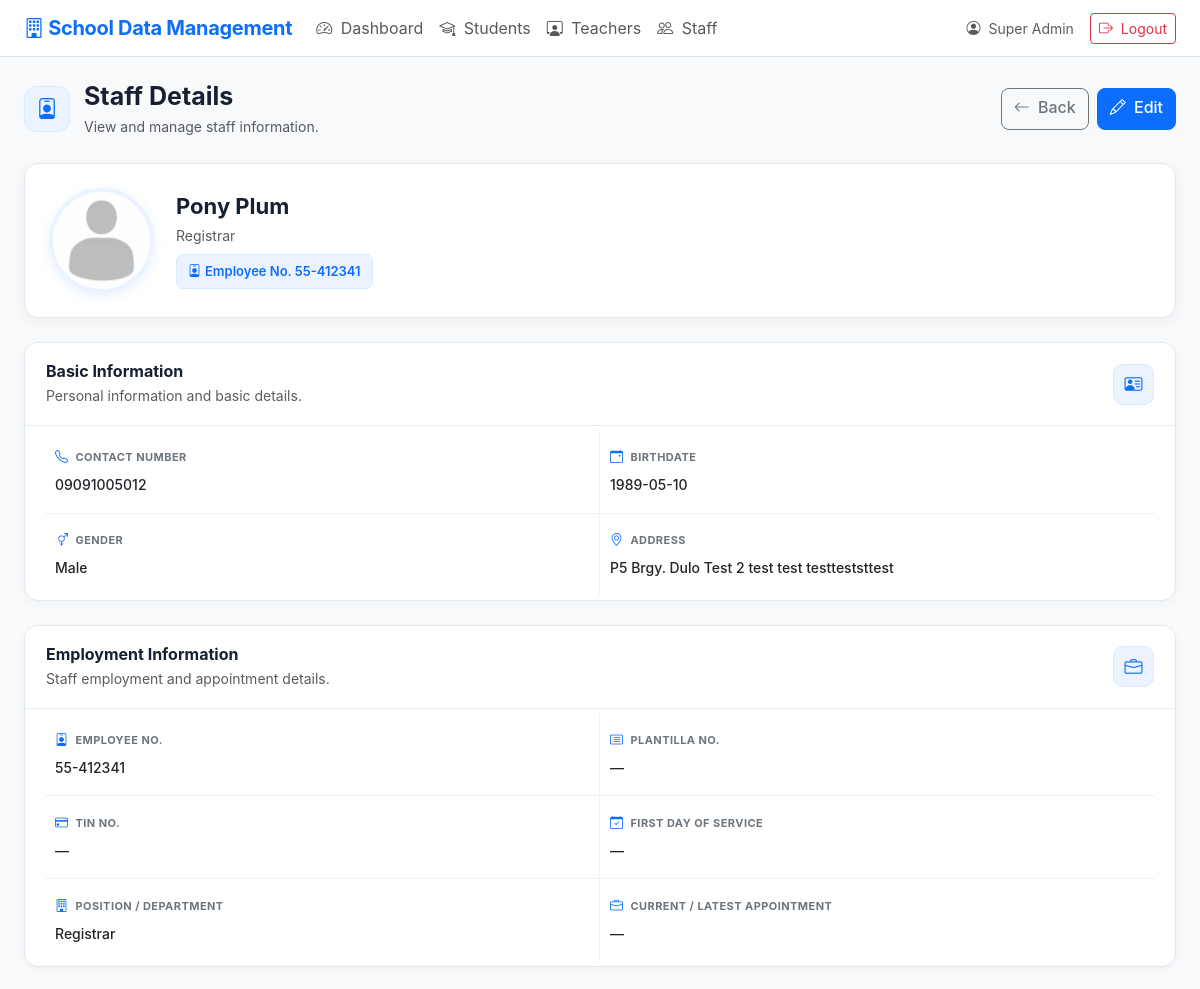
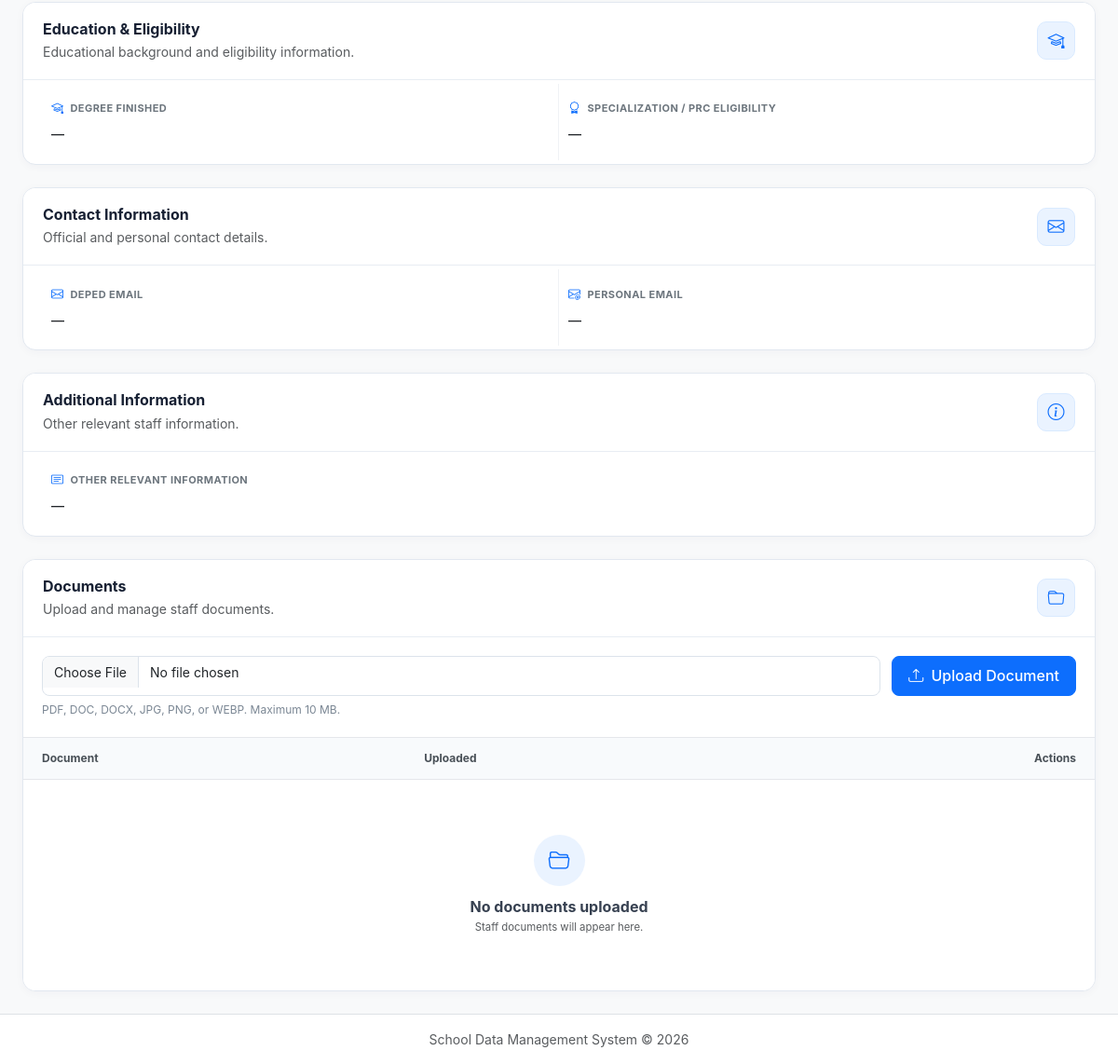
The app's page /staff_view.php?id=1 (signed in) with its own data (2 pictures, top to bottom).
### tables this page shows
CREATE TABLE `staff` (
  `id` int(10) UNSIGNED NOT NULL,
  `user_id` int(10) UNSIGNED DEFAULT NULL,
  `created_by` int(10) UNSIGNED DEFAULT NULL,
  `updated_by` int(10) UNSIGNED DEFAULT NULL,
  `employee_id` varchar(50) NOT NULL,
  `photo` varchar(255) DEFAULT NULL,
  `full_name` varchar(150) NOT NULL,
  `date_of_birth` date DEFAULT NULL,
  `gender` varchar(30) DEFAULT NULL,
  `address` text DEFAULT NULL,
  `contact_number` varchar(50) DEFAULT NULL,
  `email` varchar(150) DEFAULT NULL,
  `position_department` varchar(150) DEFAULT NULL,
  `other_info` text DEFAULT NULL,
  `created_at` timestamp NOT NULL DEFAULT current_timestamp(),
  `updated_at` timestamp NOT NULL DEFAULT current_timestamp() ON UPDATE current_timestamp(),
  `plantilla_no` varchar(50) DEFAULT NULL,
  `first_day_of_service` date DEFAULT NULL,
  `current_latest_appointment` date DEFAULT NULL,
  `deped_email` varchar(150) DEFAULT NULL,
  `personal_email` varchar(150) DEFAULT NULL,
  `degree_finished` varchar(255) DEFAULT NULL,
  `specialization_prc_eligibility` varchar(255) DEFAULT NULL,
  `tin_no` varchar(30) DEFAULT NULL,
  `birthdate` date DEFAULT NULL,
  `specialization` varchar(255) DEFAULT NULL,
  `prc_eligibility` varchar(255) DEFAULT NULL
);

### config.php (called while the page is built, shortened)
<?php
function e($value)
{
    return htmlspecialchars(
        (string) $value,
        ENT_QUOTES,
        'UTF-8'
    );
}
?>

### staff_view.php (the view, shortened to what this page needs)
<?php
require_once __DIR__ . '/config.php';
$id = (int) ($_GET['id'] ?? 0);
$stmt = $pdo->prepare("
    SELECT *
    FROM staff
    WHERE id = ?
");
$stmt->execute([$id]);
$staff = $stmt->fetch();
$stmt = $pdo->prepare("
    SELECT *
    FROM documents
    WHERE owner_type = ?
    AND owner_id = ?
    ORDER BY uploaded_at DESC
");
$stmt->execute([
    'staff',
    $id
]);
$documents = $stmt->fetchAll();
include __DIR__ . '/header.php';
?>
<link rel="stylesheet" href="assets/staff_view.css">
<div class="staff-view-header">
    <div class="staff-header-left">
        <div class="staff-page-icon">
            <i class="bi bi-person-badge"></i>
        </div>
        <div>
            <h2 class="fw-bold mb-1">Staff Details</h2>
            <p class="text-muted mb-0">
                View and manage staff information.
            </p>
        </div>
    </div>
    <div class="staff-header-actions">
        <a
            href="staff.php"
            class="btn btn-outline-secondary"
        >
            <i class="bi bi-arrow-left me-1"></i>
            Back
        </a>
        <a
            href="staff_form.php?id=<?= (int) $id ?>"
            class="btn btn-primary"
        >
            <i class="bi bi-pencil me-1"></i>
            Edit
        </a>
    </div>
</div>
<div class="staff-profile-card">
    <div class="staff-profile-photo">
        <?php if (!empty($staff['photo'])): ?>
            <img
                src="<?= e($staff['photo']) ?>"
                alt="<?= e($staff['full_name'] ?? 'Staff') ?>"
            >
        <?php else: ?>
            <div class="staff-photo-placeholder">
                <i class="bi bi-person"></i>
            </div>
        <?php endif; ?>
    </div>
    <div class="staff-profile-info">
        <h3 class="fw-bold mb-1">
            <?= e($staff['full_name'] ?? 'Staff Member') ?>
        </h3>
        <p class="text-muted mb-2">
            <?= !empty($staff['position_department'])
                ? e($staff['position_department'])
                : 'Staff' ?>
        </p>
        <span class="staff-id-badge">
            <i class="bi bi-person-badge me-1"></i>
            Employee No.
            <?= !empty($staff['employee_id'])
                ? e($staff['employee_id'])
                : '—' ?>
        </span>
    </div>
</div>
<div class="staff-info-card mt-4">
    <div class="staff-card-header">
        <div>
            <h5 class="fw-bold mb-1">
                Basic Information
            </h5>
            <p class="text-muted small mb-0">
                Personal information and basic details.
            </p>
        </div>
        <div class="staff-card-icon">
            <i class="bi bi-person-vcard"></i>
        </div>
    </div>
    <div class="staff-info-grid">
        <div class="staff-info-item">
            <div class="staff-info-label">
                <i class="bi bi-telephone"></i>
                Contact Number
            </div>
            <div class="staff-info-value">
                <?= !empty($staff['contact_number'])
                    ? e($staff['contact_number'])
                    : '—' ?>
            </div>
        </div>
        <div class="staff-info-item">
            <div class="staff-info-label">
                <i class="bi bi-calendar-event"></i>
                Birthdate
            </div>
            <div class="staff-info-value">
                <?= !empty($staff['date_of_birth'])
                    ? e($staff['date_of_birth'])
                    : '—' ?>
            </div>
        </div>
        <div class="staff-info-item">
            <div class="staff-info-label">
                <i class="bi bi-gender-ambiguous"></i>
                Gender
            </div>
            <div class="staff-info-value">
                <?= !empty($staff['gender'])
                    ? e($staff['gender'])
                    : '—' ?>
            </div>
        </div>
        <div class="staff-info-item">
            <div class="staff-info-label">
                <i class="bi bi-geo-alt"></i>
                Address
            </div>
            <div class="staff-info-value">
                <?= !empty($staff['address'])
                    ? nl2br(e($staff['address']))
                    : '—' ?>
            </div>
        </div>
    </div>
</div>
<div class="staff-info-card mt-4">
    <div class="staff-card-header">
        <div>
            <h5 class="fw-bold mb-1">
                Employment Information
            </h5>
            <p class="text-muted small mb-0">
                Staff employment and appointment details.
            </p>
        </div>
        <div class="staff-card-icon">
            <i class="bi bi-briefcase"></i>
        </div>
    </div>
    <div class="staff-info-grid">
        <div class="staff-info-item">
            <div class="staff-info-label">
                <i class="bi bi-person-badge"></i>
                Employee No.
            </div>
            <div class="staff-info-value">
                <?= !empty($staff['employee_id'])
                    ? e($staff['employee_id'])
                    : '—' ?>
            </div>
        </div>
        <div class="staff-info-item">
            <div class="staff-info-label">
                <i class="bi bi-card-list"></i>
                Plantilla No.
            </div>
            <div class="staff-info-value">
                <?= !empty($staff['plantilla_no'])
                    ? e($staff['plantilla_no'])
                    : '—' ?>
            </div>
        </div>
        <div class="staff-info-item">
            <div class="staff-info-label">
                <i class="bi bi-credit-card"></i>
                TIN No.
            </div>
            <div class="staff-info-value">
                <?= !empty($staff['tin_no'])
                    ? e($staff['tin_no'])
                    : '—' ?>
            </div>
        </div>
        <div class="staff-info-item">
            <div class="staff-info-label">
                <i class="bi bi-calendar-check"></i>
                First Day of Service
            </div>
            <div class="staff-info-value">
                <?= !empty($staff['first_day_of_service'])
                    ? e($staff['first_day_of_service'])
                    : '—' ?>
            </div>
        </div>
        <div class="staff-info-item">
            <div class="staff-info-label">
                <i class="bi bi-building"></i>
                Position / Department
            </div>
            <div class="staff-info-value">
                <?= !empty($staff['position_department'])
                    ? e($staff['position_department'])
                    : '—' ?>
            </div>
        </div>
        <div class="staff-info-item">
            <div class="staff-info-label">
                <i class="bi bi-briefcase"></i>
                Current / Latest Appointment
            </div>
            <div class="staff-info-value">
                <?= !empty($staff['current_latest_appointment'])
                    ? e($staff['current_latest_appointment'])
                    : '—' ?>
            </div>
        </div>
    </div>
</div>
<div class="staff-info-card mt-4">
    <div class="staff-card-header">
        <div>
            <h5 class="fw-bold mb-1">
                Education & Eligibility
            </h5>
            <p class="text-muted small mb-0">
                Educational background and eligibility information.
            </p>
        </div>
        <div class="staff-card-icon">
            <i class="bi bi-mortarboard"></i>
        </div>
    </div>
    <div class="staff-info-grid">
        <div class="staff-info-item">
            <div class="staff-info-label">
                <i class="bi bi-mortarboard"></i>
                Degree Finished
            </div>
            <div class="staff-info-value">
                <?= !empty($staff['degree_finished'])
                    ? e($staff['degree_finished'])
                    : '—' ?>
            </div>
        </div>
        <div class="staff-info-item">
            <div class="staff-info-label">
                <i class="bi bi-award"></i>
                Specialization / PRC Eligibility
            </div>
            <div class="staff-info-value">
                <?= !empty($staff['specialization_prc_eligibility'])
                    ? nl2br(e($staff['specialization_prc_eligibility']))
                    : '—' ?>
            </div>
        </div>
    </div>
</div>
<div class="staff-info-card mt-4">
    <div class="staff-card-header">
        <div>
            <h5 class="fw-bold mb-1">
                Contact Information
            </h5>
            <p class="text-muted small mb-0">
                Official and personal contact details.
            </p>
        </div>
        <div class="staff-card-icon">
            <i class="bi bi-envelope"></i>
        </div>
    </div>
    <div class="staff-info-grid">
        <div class="staff-info-item">
            <div class="staff-info-label">
                <i class="bi bi-envelope"></i>
                DepEd Email
            </div>
            <div class="staff-info-value staff-email">
                <?= !empty($staff['deped_email'])
                    ? e($staff['deped_email'])
                    : '—' ?>
            </div>
        </div>
        <div class="staff-info-item">
            <div class="staff-info-label">
                <i class="bi bi-envelope-at"></i>
                Personal Email
            </div>
            <div class="staff-info-value staff-email">
                <?= !empty($staff['personal_email'])
                    ? e($staff['personal_email'])
                    : '—' ?>
            </div>
        </div>
    </div>
</div>
<div class="staff-info-card mt-4">
    <div class="staff-card-header">
        <div>
            <h5 class="fw-bold mb-1">
                Additional Information
            </h5>
            <p class="text-muted small mb-0">
                Other relevant staff information.
            </p>
        </div>
        <div class="staff-card-icon">
            <i class="bi bi-info-circle"></i>
        </div>
    </div>
    <div class="staff-additional-info">
        <div class="staff-additional-item">
            <div class="staff-info-label">
                <i class="bi bi-card-text"></i>
                Other Relevant Information
            </div>
            <div class="staff-info-value">
                <?= !empty($staff['other_info'])
                    ? nl2br(e($staff['other_info']))
                    : '—' ?>
            </div>
        </div>
    </div>
</div>
<div class="staff-info-card mt-4">
    <div class="staff-card-header">
        <div>
            <h5 class="fw-bold mb-1">
                Documents
            </h5>
            <p class="text-muted small mb-0">
                Upload and manage staff documents.
            </p>
        </div>
        <div class="staff-card-icon">
            <i class="bi bi-folder"></i>
        </div>
    </div>
    <form
        method="POST"
        enctype="multipart/form-data"
        class="staff-upload-form"
    >
        <div class="staff-file-input">
            <input
                type="file"
                name="document"
                class="form-control"
                accept=".pdf,.doc,.docx,.jpg,.jpeg,.png,.webp"
                required
            >
            <div class="form-text">
                PDF, DOC, DOCX, JPG, PNG, or WEBP. Maximum 10 MB.
            </div>
        </div>
        <button
            type="submit"
            name="upload_document"
            value="1"
            class="btn btn-primary staff-upload-btn"
        >
            <i class="bi bi-upload me-1"></i>
            Upload Document
        </button>
    </form>
    <div class="staff-documents-table table-responsive">
        <table class="table align-middle mb-0">
            <thead>
                <tr>
                    <th>Document</th>
                    <th>Uploaded</th>
                    <th class="text-end">Actions</th>
                </tr>
            </thead>
            <tbody>
                <?php if (!empty($documents)): ?>
                    <?php foreach ($documents as $document): ?>
                        <tr>
                            <td>
                                <div class="staff-document-name">
                                    <div class="staff-document-icon">
                                        <i class="bi bi-file-earmark-text"></i>
                                    </div>
                                    <span>
                                        <?= e($document['document_name']) ?>
                                    </span>
                                </div>
                            </td>
                            <td>
                                <?= e($document['uploaded_at']) ?>
                            </td>
                            <td class="text-end">
                                <div class="staff-document-actions">
                                    <a
                                        href="<?= e($document['file_path']) ?>"
                                        target="_blank"
                                        class="btn btn-sm btn-outline-primary"
                                    >
                                        <i class="bi bi-eye"></i>
                                        <span>View</span>
                                    </a>
                                    <a
                                        href="delete_document.php?id=<?= (int)$document['id'] ?>&return=<?= urlencode('staff_view.php?id=' . $id) ?>"
                                        class="btn btn-sm btn-outline-danger"
                                        data-confirm="Delete this document?"
                                    >
                                        <i class="bi bi-trash"></i>
                                        <span>Delete</span>
                                    </a>
                                </div>
                            </td>
                        </tr>
                    <?php endforeach; ?>
                <?php else: ?>
                    <tr>
                        <td colspan="3">
                            <div class="staff-empty-documents text-center">
                                <div class="staff-empty-icon">
                                    <i class="bi bi-folder2-open"></i>
                                </div>
                                <h6 class="fw-bold mb-1">
                                    No documents uploaded
                                </h6>
                                <p class="text-muted small mb-0">
                                    Staff documents will appear here.
                                </p>
                            </div>
                        </td>
                    </tr>
                <?php endif; ?>
            </tbody>
        </table>
    </div>
</div>
<?php include __DIR__ . '/footer.php'; ?>

### assets/style.css (style rules this page uses)
body { font-family: Inter, system-ui, -apple-system, "Segoe UI", sans-serif; }
.table td, .table th { vertical-align: middle; }

### assets/navigation.css (style rules this page uses)
html, body { min-height: 100%; }
body { display: flex; flex-direction: column; min-height: 100vh; }

### records on screen
staff: photo (picture), full_name "Pony Plum", position_department "Registrar", employee "55-412341", contact_number "09091005012", date_of_birth "1989-05-10", gender "Male", address "P5 Brgy. Dulo Test 2 test test testteststtest"

### other values on screen
$_SESSION['full_name'] "Super Admin"
